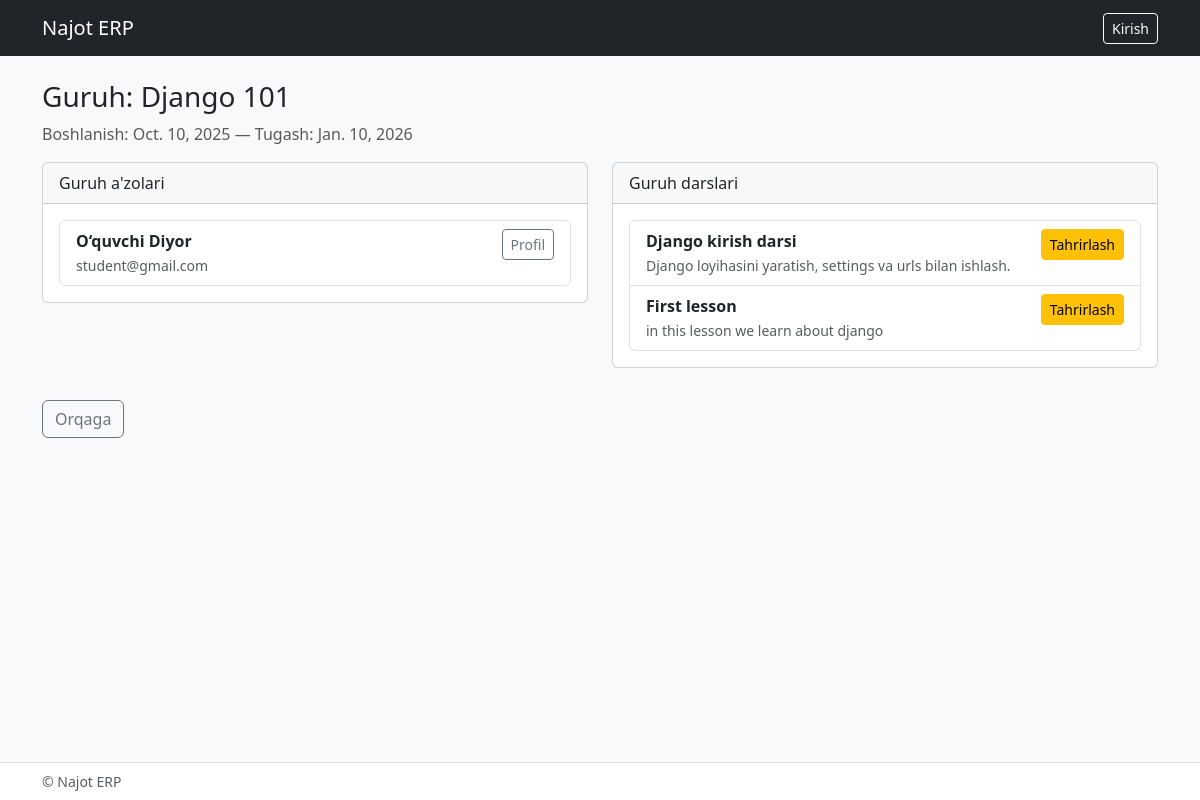
Page /teacher/group/1/ on the earlier database version.
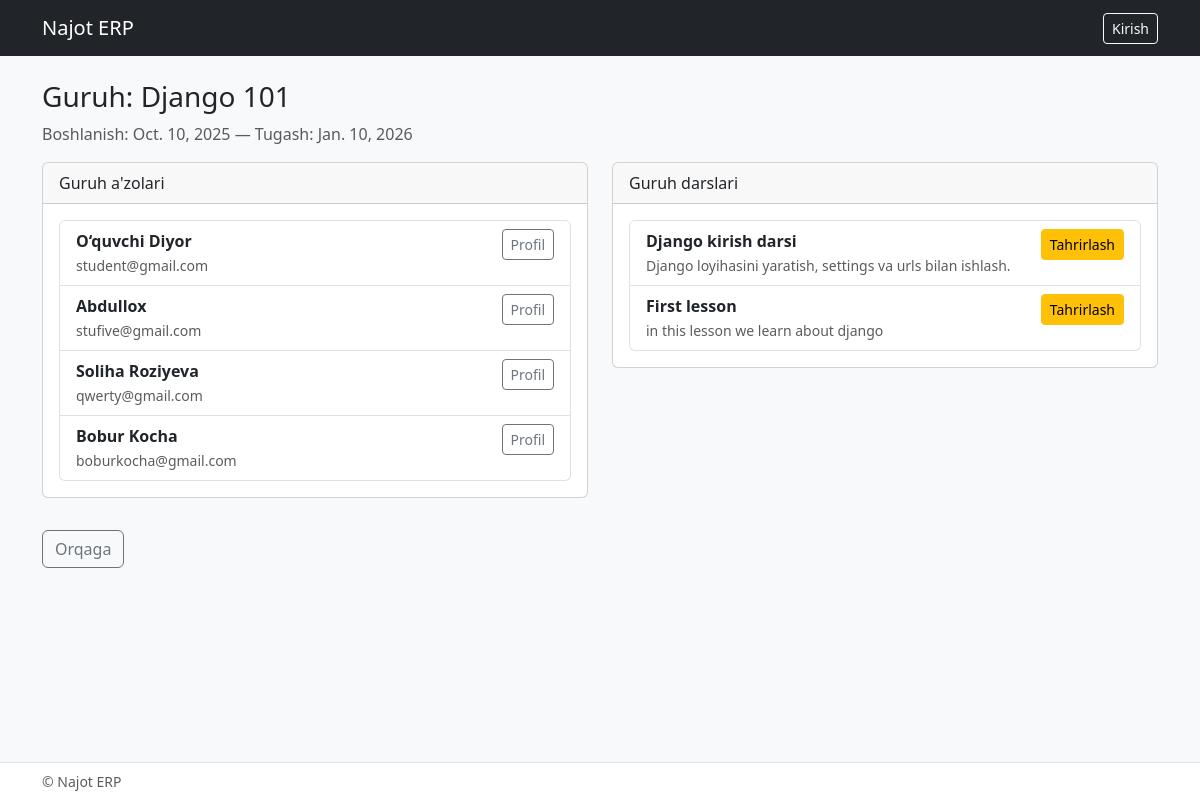
Same page on the later database version.
### configapp/models/auth_student.py (models this page shows, shortened)
class Student(BaseModel):
    full_name = models.CharField(max_length=150)
    user = models.OneToOneField(User, on_delete=models.CASCADE)
    group = models.ManyToManyField(GroupStudent, related_name='get_group', blank=True)
    is_line = models.BooleanField(default=False)
    descriptions = models.TextField(blank=True, null=True)

### configapp/models/auth_user.py (models this page shows, shortened)
class User(AbstractBaseUser, PermissionsMixin):
    phone_regex = RegexValidator(
        regex=r'^\+9989\d{8}$',
        message="Telefon raqam +9989XXXXXXXX formatida bo‘lishi kerak"
    )
    phone_number = models.CharField(validators=[phone_regex], max_length=13, null=True, blank=True)
    email = models.EmailField(unique=True, null=True, blank=True)
    is_staff = models.BooleanField(default=False)
    is_admin = models.BooleanField(default=False)
    is_active = models.BooleanField(default=True)
    is_student = models.BooleanField(default=False)
    is_teacher = models.BooleanField(default=False)
    groups = models.ManyToManyField('auth.Group', related_name="custom_user_groups", blank=True)
    user_permissions = models.ManyToManyField('auth.Permission', related_name="custom_user_permissions", blank=True)
    objects = CustomUserManager()
    USERNAME_FIELD = "email"
    REQUIRED_FIELDS = []

### configapp/models/lesson_homework.py (models this page shows, shortened)
class Lesson(BaseModel):
    title = models.CharField(max_length=200)
    description = models.TextField(blank=True, null=True)
    group = models.ForeignKey(GroupStudent, on_delete=models.CASCADE, related_name='lessons')
    teacher = models.ForeignKey(Teacher, on_delete=models.CASCADE, related_name='lessons')
    homework = models.OneToOneField(Homework, on_delete=models.SET_NULL, blank=True, null=True, related_name='lesson')
    video_url = models.URLField(blank=True, null=True)
    file = models.FileField(upload_to='lessons/files/', blank=True, null=True)
    image = models.ImageField(upload_to='lessons/images/', blank=True, null=True)
    start_time = models.TimeField(blank=True, null=True)
    end_time = models.TimeField(blank=True, null=True)

### configapp/views.py (the view)
# urls.py: path('teacher/group/<int:pk>/', views.teacher_group_detail, name='teacher_group_detail'),
def teacher_group_detail(request, pk):
    group = get_object_or_404(GroupStudent, pk=pk)
    students = Student.objects.filter(group=group)
    lessons = Lesson.objects.filter(group=group)
    context = {
        'group': group,
        'students': students,
        'lessons': lessons
    }
    return render(request, 'teacher/group_detail.html', context)

### configapp/templates/teacher/group_detail.html (shortened to what this page needs)
{% extends 'base.html' %}
{% block content %}
<h3>Guruh: {{ group.title }}</h3>
<p class="text-muted">Boshlanish: {{ group.start_date }} — Tugash: {{ group.end_time }}</p>
<div class="row">
  <div class="col-md-6">
    <div class="card mb-3">
      <div class="card-header">Guruh a'zolari</div>
      <div class="card-body">
        {% if students %}
          <ul class="list-group">
            {% for s in students %}
              <li class="list-group-item d-flex justify-content-between">
                <div>
                  <strong>{{ s.full_name }}</strong><br>
                  <small class="text-muted">{{ s.user.email|default:s.user.phone_number }}</small>
                </div>
                <div>
                  <a href="#" class="btn btn-sm btn-outline-secondary">Profil</a>
                </div>
              </li>
            {% endfor %}
          </ul>
        {% else %}
          <p class="text-muted">O‘quvchilar topilmadi.</p>
        {% endif %}
      </div>
    </div>
  </div>
  <div class="col-md-6">
    <div class="card mb-3">
      <div class="card-header">Guruh darslari</div>
      <div class="card-body">
        {% if lessons %}
          <ul class="list-group">
            {% for l in lessons %}
              <li class="list-group-item d-flex justify-content-between">
                <div>
                  <strong>{{ l.title }}</strong><br>
                  <small class="text-muted">{{ l.description|default:"Tavsif yo'q" }}</small>
                </div>
                <div>
                  <a href="{% url 'lesson_edit' l.id %}" class="btn btn-sm btn-warning">Tahrirlash</a>
                </div>
              </li>
            {% endfor %}
          </ul>
        {% else %}
          <p class="text-muted">Darslar mavjud emas.</p>
        {% endif %}
      </div>
    </div>
  </div>
</div>
<a href="{% url 'teacher_dashboard' %}" class="btn btn-outline-secondary mt-3">Orqaga</a>
{% endblock %}

Differences in the rows shown:
added Student: full_name "Abdullox", user.email "stufive@gmail.com"
added Student: full_name "Soliha Roziyeva", user.email "qwerty@gmail.com"
added Student: full_name "Bobur Kocha", user.email "boburkocha@gmail.com"
